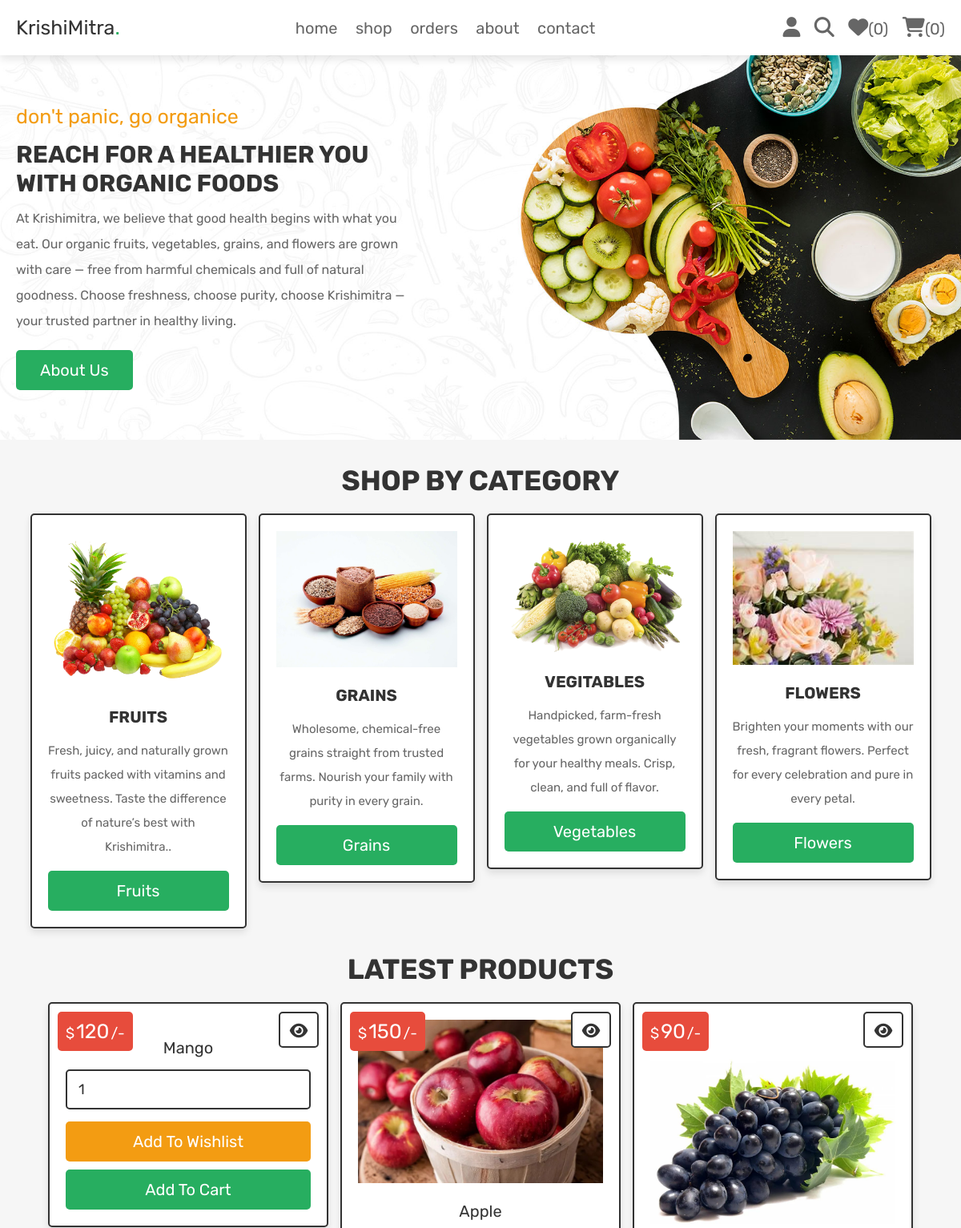
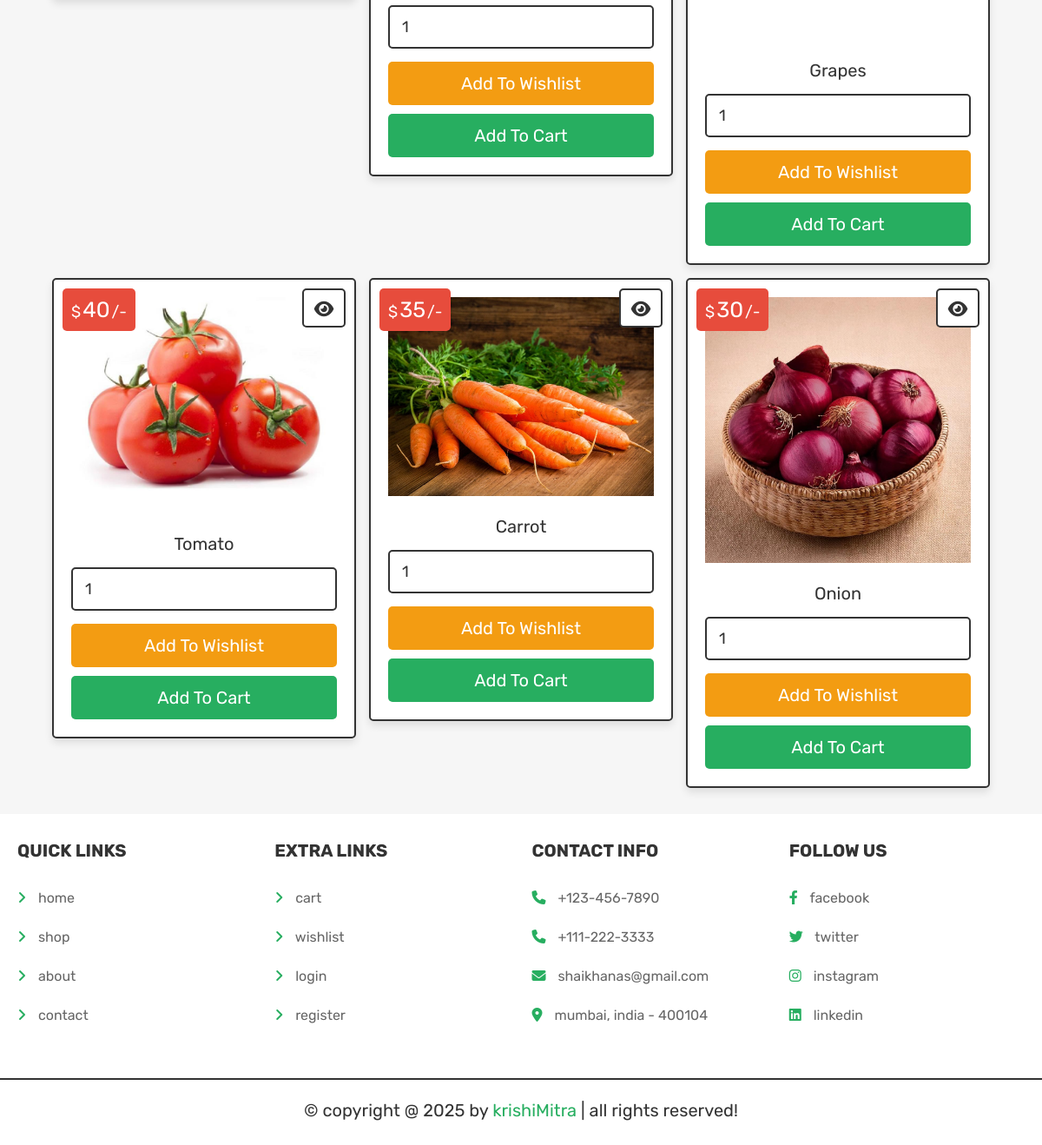
Page /home.php (signed in) on the committed database (2 pictures, top to bottom).
### tables this page shows
CREATE TABLE `products` (
  `id` int(100) NOT NULL,
  `name` varchar(100) NOT NULL,
  `category` varchar(20) NOT NULL,
  `details` varchar(500) NOT NULL,
  `price` int(100) NOT NULL,
  `image` varchar(100) NOT NULL
);

### home.php (the view, shortened to what this page needs)
<!DOCTYPE html>
<html lang="en">
<head>
   <link rel="stylesheet" href="https://cdnjs.cloudflare.com/ajax/libs/font-awesome/6.1.1/css/all.min.css">
   <link rel="stylesheet" href="css/style.css">
</head>
<body>
<?php include 'header.php'; ?>
<div class="home-bg">
   <section class="home">
      <div class="content">
         <span>don't panic, go organice</span>
         <h3>REACH FOR A HEALTHIER YOU WITH ORGANIC FOODS</h3>
         <p>At Krishimitra, we believe that good health begins with what you eat. Our organic fruits, vegetables, grains, and flowers are grown with care — free from harmful chemicals and full of natural goodness. Choose freshness, choose purity, choose Krishimitra — your trusted partner in healthy living.</p>
         <a href="about.php" class="btn">about us</a>
      </div>
   </section>
</div>
<section class="home-category">
   <h1 class="title">shop by category</h1>
   <div class="box-container">
      <div class="box">
         <img src="images/cat-1.png" alt="">
         <h3>fruits</h3>
         <p>Fresh, juicy, and naturally grown fruits packed with vitamins and sweetness. Taste the difference of nature’s best with Krishimitra..</p>
         <a href="category.php?category=fruits" class="btn">fruits</a>
      </div>
      <div class="box">
         <img src="uploaded_img/grains.jpg" alt="">
         <h3>Grains</h3>
         <p>Wholesome, chemical-free grains straight from trusted farms. Nourish your family with purity in every grain.</p>
         <a href="category.php?category=meat" class="btn">grains</a>
      </div>
      <div class="box">
         <img src="images/cat-3.png" alt="">
         <h3>vegitables</h3>
         <p>Handpicked, farm-fresh vegetables grown organically for your healthy meals. Crisp, clean, and full of flavor.</p>
         <a href="category.php?category=vegitables" class="btn">vegetables</a>
      </div>
      <div class="box">
         <img src="uploaded_img/flowers.jpeg" alt="">
         <h3>flowers</h3>
         <p>Brighten your moments with our fresh, fragrant flowers. Perfect for every celebration and pure in every petal.</p>
         <a href="category.php?category=fish" class="btn">flowers</a>
      </div>
   </div>
</section>
<section class="products">
   <h1 class="title">latest products</h1>
   <div class="box-container">
   <?php
      $select_products = $conn->prepare("SELECT * FROM `products` LIMIT 6");
      $select_products->execute();
      if($select_products->rowCount() > 0){
         while($fetch_products = $select_products->fetch(PDO::FETCH_ASSOC)){
   ?>
   <form action="" class="box" method="POST">
      <div class="price">$<span><?= $fetch_products['price']; ?></span>/-</div>
      <a href="view_page.php?pid=<?= $fetch_products['id']; ?>" class="fas fa-eye"></a>
      <img src="uploaded_img/<?= $fetch_products['image']; ?>" alt="">
      <div class="name"><?= $fetch_products['name']; ?></div>
      <input type="number" min="1" value="1" name="p_qty" class="qty">
      <input type="submit" value="add to wishlist" class="option-btn" name="add_to_wishlist">
      <input type="submit" value="add to cart" class="btn" name="add_to_cart">
   </form>
   <?php
      }
   }else{
      echo '<p class="empty">no products added yet!</p>';
   }
   ?>
   </div>
</section>
<?php include 'footer.php'; ?>
</body>
</html>

### css/style.css (style rules this page uses)
.home-bg { background: url(../images/home-bg.jpg) no-repeat; background-size: cover; background-position: center; }
.home-bg .home { display: flex; align-items: center; min-height: 60vh; }
.home-bg .home .content { width: 50rem; }
.home-bg .home .content span { color:var(--orange); font-size: 2.5rem; }
.home-bg .home .content h3 { font-size: 3rem; text-transform: uppercase; margin-top: 1.5rem; color:var(--black); }
.home-bg .home .content p { font-size: 1.6rem; padding:1rem 0; line-height: 2; color:var(--light-color); }
.home-bg .home .content a { display: inline-block; width: auto; }
.home-category .box-container { display: grid; grid-template-columns: repeat(auto-fit, 27rem); gap:1.5rem; justify-content: center; align-items: flex-start; }
.home-category .box-container .box { padding:2rem; text-align: center; border:var(--border); background-color: var(--white); box-shadow: var(--box-shadow); border-radius: .5rem; }
.home-category .box-container .box img { width: 100%; margin-bottom: 1rem; }
.home-category .box-container .box h3 { text-transform: uppercase; color:var(--black); padding:1rem 0; font-size: 2rem; }
.home-category .box-container .box p { line-height: 2; font-size: 1.5rem; color:var(--light-color); padding:.5rem 0; }
.home-category { padding-bottom: 0; }
.products .box-container { display: grid; grid-template-columns: repeat(auto-fit, 35rem); gap:1.5rem; justify-content: center; align-items: flex-start; }
.products .box-container .box { padding:2rem; text-align: center; border:var(--border); background-color: var(--white); box-shadow: var(--box-shadow); border-radius: .5rem; position: relative; }
.products .box-container .box .price { position: absolute; top:1rem; left:1rem; padding:1rem; border-radius: .5rem; background-color: var(--red); font-size: 1.8rem; color:var(--white); }
.products .box-container .box .price span { font-size: 2.5rem; color:var(--white); margin:0 .2rem; }
.products .box-container .box .fa-eye { position: absolute; top:1rem; right:1rem; border-radius: .5rem; height: 4.5rem; line-height: 4.3rem; width: 5rem; border:var(--border); color:var(--black); font-size: 2rem; background-color: var(--white); }
.products .box-container .box img { width: 100%; margin-bottom: 1rem; }
.products .box-container .box .name { font-size: 2rem; color:var(--black); padding:1rem 0; }
.products .box-container .box .qty { margin:.5rem 0; border-radius: .5rem; padding:1.2rem 1.4rem; font-size: 1.8rem; color:var(--black); border:var(--border); width: 100%; }

### css/components.css (style rules this page uses)
:root { --green:#27ae60; --orange:#f39c12; --red:#e74c3c; --black:#333; --light-color:#666; --white:#fff; --light-bg:#f6f6f6; --border:.2rem solid var(--black); --box-shadow:0 .5rem 1rem rgba(0,0,0,.1); }
* { font-family: 'Rubik', sans-serif; margin:0; padding:0; box-sizing: border-box; outline: none; border:none; text-decoration: none; color:var(--black); }
body { background-color: var(--light-bg); }
html { font-size: 62.5%; overflow-x: hidden; scroll-behavior: smooth; scroll-padding-top: 6.5rem; }
section { padding:3rem 2rem; max-width: 1200px; margin:0 auto; }
.btn, .delete-btn, .option-btn { display: block; width: 100%; margin-top: 1rem; border-radius: .5rem; color:var(--white); font-size: 2rem; padding:1.3rem 3rem; text-transform: capitalize; cursor: pointer; text-align: center; }
.btn { background-color: var(--green); }
.option-btn { background-color: var(--orange); }
.title { text-align: center; margin-bottom: 2rem; text-transform: uppercase; color:var(--black); font-size: 3.5rem; }

### rows in the picture
products: price "120", name "Mango"
products: price "150", image (picture), name "Apple"
products: price "90", image (picture), name "Grapes"
products: price "40", image (picture), name "Tomato"
products: price "35", image (picture), name "Carrot"
products: price "30", image (picture), name "Onion"

### other values in the picture
$wishlist_count "0"
$cart_count "0"
